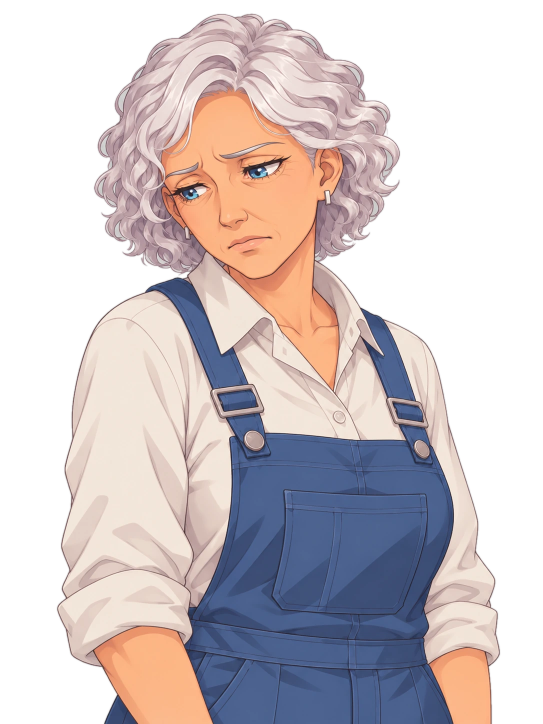
#> input picture vn2/img/char/kate_sad.webp, 1086 x 1448 px, given in place of prop_B.png, which was not available (shown at 1/2 size)
$ python _bench_sit.py
#> lines starting #> are read from the running program, lines starting #| are printed output that depends on the picture; after the words box and inside, x2 and y2 are one past the last pixel; in counts of white or black regions, pixels touching at a corner belong together
# -*- coding: utf-8 -*-
"""Посадка поэта НА доску по замеру, а не на глаз.

Замеры, на которых всё держится:
  * верх доски сиденья берётся из альфы пропа: над сиденьем идут три доски спинки,
    между ними прозрачные зазоры, поэтому последняя сплошная полоса = сиденье;
  * земля под поэтом считается по m(y) = 1.146*(y-572) итерацией.

Дальше две жёсткие связи:
  * таз (доля F_BUTT файла) стоит ровно на верхней плоскости доски;
  * ступни (доля 0.988) стоят на земле.
Из них высота спрайта H = (земля − доска) / (0.988 − F_BUTT), то есть она не
выбирается «на глаз», а следует из геометрии кадра.

F_BUTT по анатомии: сидящий человек от ступней до макушки ~1.32–1.40 м,
фигура занимает 0.828 файла, сиденье 0.45 м -> F_BUTT = 0.988 − 0.3726/h_m.
"""
import os

import numpy as np
from PIL import Image, ImageFilter

HERE = os.path.dirname(os.path.abspath(__file__))

ROOT = os.path.dirname(HERE)
W, H_IMG = 1920, 1080
Y_H, K = 572.0, 1.146
Y_GROUND_LEG = 960.0
POET = os.path.join(ROOT, 'vn2', 'img', 'char', 'poet_seat_upset.webp')
KATE = os.path.join(ROOT, 'vn2', 'img', 'char', 'kate.webp')
F_FEET, F_TOP = 0.988, 0.16
PROP_W = 876


def m_of(y):
    return K * (y - Y_H)


def ground_at(y_seat):
    g = y_seat + 0.45 * m_of(y_seat)
    for _ in range(40):
        g = y_seat + 0.45 * m_of(g)
    return g


def seat_top_of(prop_path, x):
    a = np.asarray(Image.open(prop_path).convert('RGBA'))[:, :, 3]
    col = a[:, x] > 60
    runs, s = [], None
    for y in range(len(col) + 1):
        v = col[y] if y < len(col) else False
        if v and s is None:
            s = y
        elif not v and s is not None:
            runs.append((s, y - 1))
            s = None
    # сиденье — последняя полоса, которая заметно длиннее досок спинки
    boards = runs[:-1]
    return runs[-1][0] if runs else None, boards, runs


def place(prop_path, px, py, f_butt, h_m, label, out_dir):
    seat_local, _, runs = seat_top_of(prop_path, int(os.environ.get('SEAT_X', '343')))
    seat_frame = py + seat_local
    ground = ground_at(seat_frame)
    h_px = (ground - seat_frame) / (F_FEET - f_butt)
    print('%s: доска в пропе y=%d -> кадр %d, земля %.0f, H=%.0f px, F_BUTT=%.3f'
          % (label, seat_local, seat_frame, ground, h_px, f_butt))
    poet = Image.open(POET).convert('RGBA')
    w = max(1, round(poet.width * h_px / poet.height))
    poet = poet.resize((w, int(round(h_px))), Image.LANCZOS)
    # ставим по ступням на землю
    return poet, int(round(ground - F_FEET * h_px)), ground, seat_frame


def main():
    import sys
    sys.path.insert(0, HERE)
    PROP = os.path.join(ROOT, '_sat', 'wc', os.environ.get('PROP', 'prop_B.png'))
    PREFIX = os.environ.get('PREFIX', 'sit_B')
    BG = os.path.join(ROOT, 'assets', 'gen', 'alley_b_nobench__gpt-image-2_0.png')
    OUT = os.path.join(ROOT, '_sat')

    prop = Image.open(PROP).convert('RGBA')
#> prop is the input picture: PIL image 1086x1448 RGBA; mean R, G, B, A 186.9, 177.6, 179.3, 149
    a = np.asarray(prop)[:, :, 3]
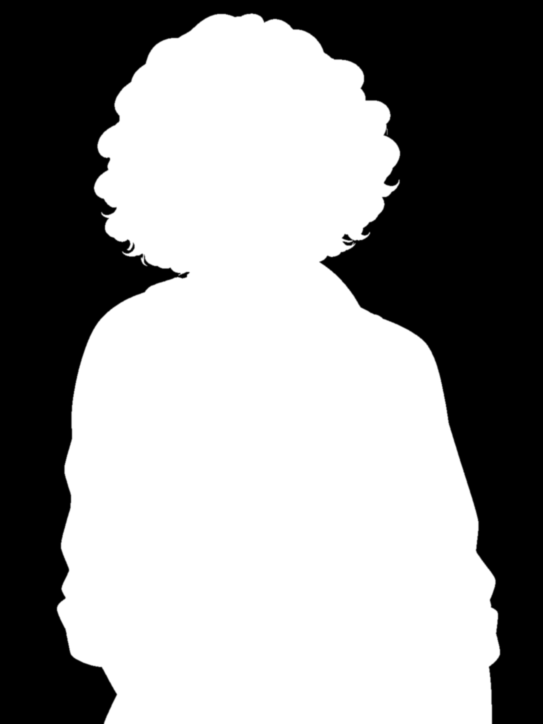
#> a: shape (1448, 1086) (shown at 1/2 size); min 0, max 255, mean 149
    m = a > 60
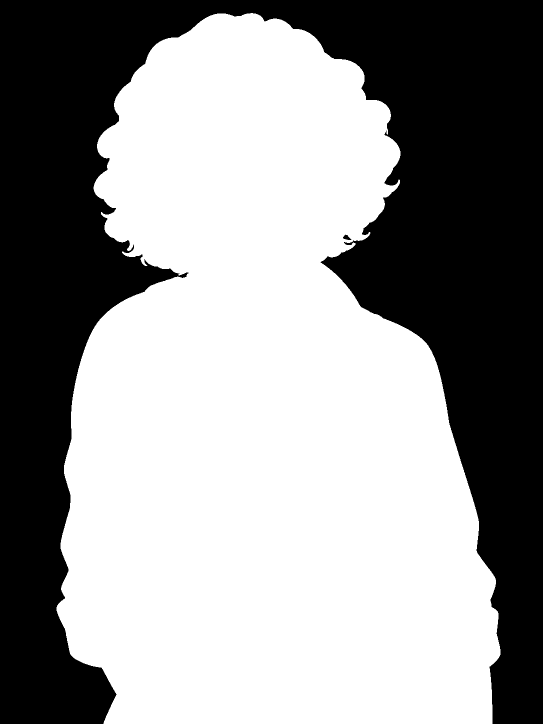
#> m: shape (1448, 1086) bool (shown at 1/2 size); 58.7% white; 2 black regions, box (x1, y1, x2, y2) and area: (0, 0, 1086, 1448) 649392, (686, 469, 703, 480) 103
    rows = np.nonzero(m.any(axis=1))[0]
#> rows = 1422 values from 26 to 1447
    cols = np.nonzero(m.any(axis=0))[0]
#> cols = 888 values from 113 to 1000
    px = int(round(0.2856 * Y_GROUND_LEG - 108.5 + 15 - cols.min()))
#> px = 68
    py = int(round(Y_GROUND_LEG - rows.max()))
#> py = -487

    variants = []
    for h_m, f_butt in ((1.32, 0.988 - 0.3726 / 1.32), (1.40, 0.988 - 0.3726 / 1.40)):
        poet, top, ground, seat_frame = place(PROP, px, py, f_butt, h_m,
                                              'h=%.2fм' % h_m, OUT)
#> the loop in seat_top_of, `for y in range(len(col) + 1):` made 1449 passes
#> (v, s) on passes 76, 558: (True, 75), (True, 557)
#> v on passes 1 to 6: False, False, False, False, False, False
#> after the loop in seat_top_of, `for y in range(len(col) + 1):`: runs = [(75, 539), (557, 1447)]
#> in seat_top_of, `boards = runs[:-1]`: boards = [(75, 539)]
#> in place, `seat_local, _, runs = seat_top_of(prop_path, int(os.environ.get('SEAT_..`: seat_local = 557; runs = [(75, 539), (557, 1447)]
#> in place, `seat_frame = py + seat_local`: seat_frame = 70
#> in ground_at, `g = y_seat + 0.45 * m_of(y_seat)`: g = -188.9
#> the loop in ground_at, `for _ in range(40):` made 40 passes
#> g on passes 1 to 12: -322.4, -391.2, -426.7, -445.1, -454.5, -459.4, -461.9, -463.2, -463.8, -464.2, -464.4, -464.5
#> after the loop in ground_at, `for _ in range(40):`: g = -464.5
#> in place, `h_px = (ground - seat_frame) / (F_FEET - f_butt)`: h_px = -1893.7
#| h=1.32м: доска в пропе y=557 -> кадр 70, земля -465, H=-1894 px, F_BUTT=0.706
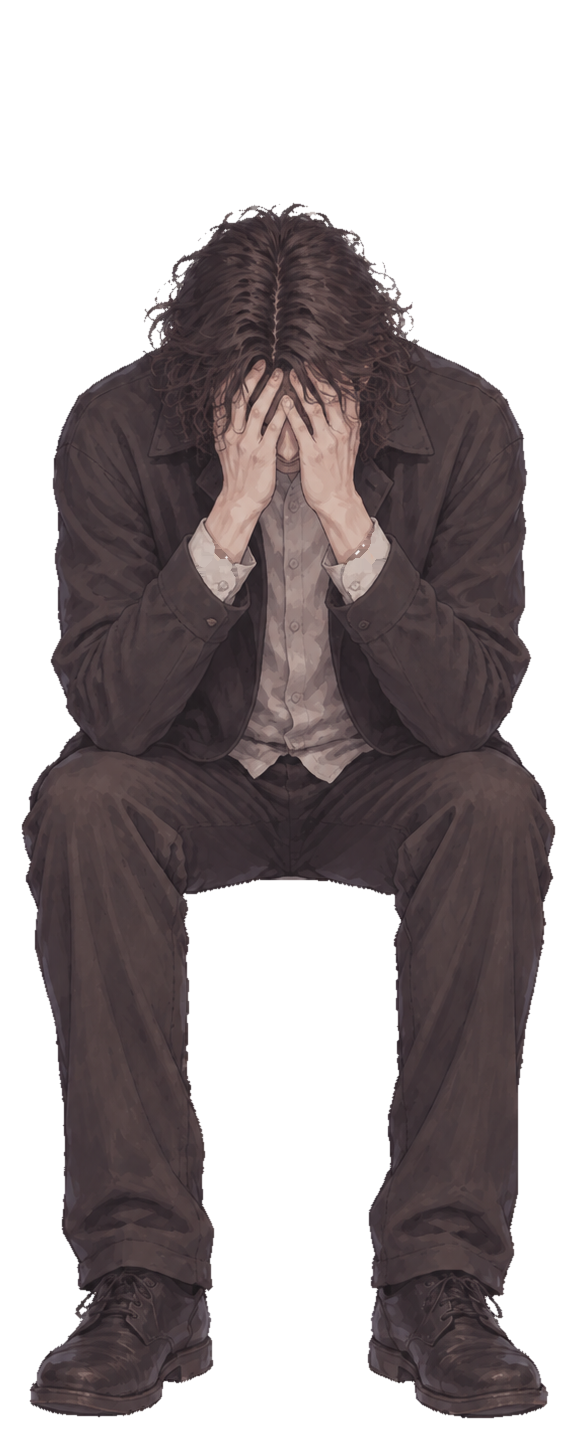
#> input picture vn2/img/char/poet_seat_upset.webp, 577 x 1433 px
#> in place, poet is the input picture: PIL image 577x1433 RGBA; mean R, G, B, A 58.5, 48.5, 50.2, 129.7
#> in place, `w = max(1, round(poet.width * h_px / poet.height))`: w = 1
        canvas = Image.open(BG).convert('RGB').resize((W, H_IMG), Image.LANCZOS).convert('RGBA')
        kate = Image.open(KATE).convert('RGBA')
        kh = round(H_IMG * 0.99)
        kw = round(kate.width * kh / kate.height)
        kate = kate.resize((kw, kh), Image.LANCZOS)
        canvas.alpha_composite(kate, (round(W * 0.73 - kw / 2.0), round(H_IMG * 1.03) - kh))

        flat = prop.split()[3].resize((prop.width, max(1, int(prop.height * 0.16))),
                                      Image.LANCZOS).filter(ImageFilter.GaussianBlur(9))
        shadow = Image.new('RGBA', flat.size, (34, 42, 36, 0))
        shadow.putalpha(flat.point(lambda v: int(v * 0.42)))
        canvas.alpha_composite(shadow, (px, py + rows.max() - flat.size[1] // 2))
        canvas.alpha_composite(prop, (px, py))

        # x поэта: 0.40 м от ближнего торца вдоль сиденья
        x_poet = int(os.environ.get('POET_X', '421'))
        canvas.alpha_composite(poet, (x_poet - poet.width // 2, top))
        variants.append((('%s' % os.environ.get('LABEL', 'h')), canvas, h_m, f_butt))
        canvas.convert('RGB').save(os.path.join(OUT, PREFIX + '_h%d_full.jpg' % round(h_m * 100)),
                                   quality=90)

        # проверка: где низ силуэта поэта в кадре
        pa = np.asarray(poet)[:, :, 3] > 60
        bot = np.nonzero(pa.any(axis=1))[0].max()
        print('   проверка: силуэт поэта низ %d, земля %.0f (разница %+d px)'
              % (top + bot, ground, top + bot - int(round(ground))))

    sh = Image.new('RGB', ((variants[0][1].width // 2 + 10) * len(variants), 640), (250, 250, 248))
    for i, (lab, canvas, h_m, f_butt) in enumerate(variants):
        c = canvas.convert('RGB').crop((100, 420, 900, 1080)).resize((790, 650), Image.LANCZOS)
        c = c.crop((0, 0, 790, 640))
        sh.paste(c, (i * (790 + 10), 0))
    p = os.path.join(OUT, PREFIX + '_sit.png')
    sh.save(p)
    print('saved', os.path.relpath(p, HERE), sh.size, os.path.getsize(p), 'B')
    for i, (lab, canvas, h_m, f_butt) in enumerate(variants):
        canvas.convert('RGB').crop((100, 420, 900, 1080)).save(
            os.path.join(OUT, '%s_%d.jpg' % (PREFIX, i)), quality=93)


if __name__ == '__main__':
#> (the run stopped early here; a loop or call above may not have finished)
